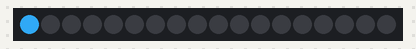
The program below on a simulated BBC micro:bit running MicroPython. Parts: 18 RGB LEDs in strip order, left to right. Dim RGB values are drawn brighter than linear; random numbers come from a fixed seed.

Above: at 0.1 s.
At 8.6 s:
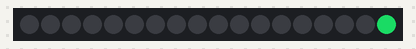
At 13.6 s:
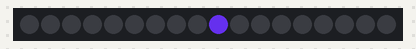
At 19.1 s:
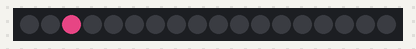
At 28.6 s:
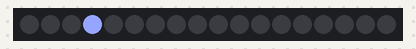
At 38.7 s:
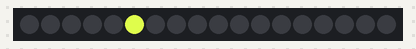

The program:

microbit-Light_up_RGB_of_KEYES-2812-18R_module-4.py
```python
from microbit import *
import neopixel
np = neopixel.NeoPixel(pin5, 18)
from random import randint
R = 0
G = 0
B = 0
while True:
   for index in range(0, 18):
        R = randint(10, 255)
        G = randint(10, 255)
        B = randint(10, 255)
        np.clear()
        np[index] = (R, G, B)
        np.show()
        sleep(500)
```

Measured:
- what the display in image 1 shows lasts 0.5 s, from 8.5 s to 9.0 s
